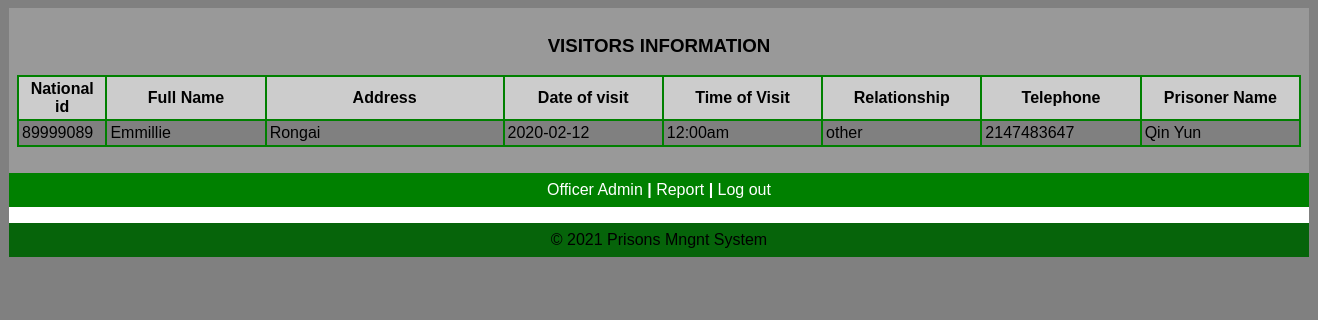
The app's page /admin/viewvis.php with its own data.
### tables this page shows
CREATE TABLE IF NOT EXISTS `visitor` (
  `id` int(12) NOT NULL COMMENT 'national id',
  `fullname` varchar(25) NOT NULL,
  `address` varchar(25) NOT NULL,
  `dateofvisit` varchar(25) NOT NULL,
  `timein` varchar(24) NOT NULL,
  `timeout` varchar(23) NOT NULL,
  `relationship` varchar(25) NOT NULL,
  `telephone` int(13) NOT NULL,
  `prisoner` varchar(25) NOT NULL,
  PRIMARY KEY (`id`)
);

### admin/viewvis.php (the view, shortened to what this page needs)
<html>
<head>
   <link rel="stylesheet" media="screen" href="login.css" >
</head>
<body>
	<table align='center' border='0' bgcolor='green' width='1300' cellpadding='8' cellspacing='0' height='200'>
          <tr>
            <td bgcolor='#999999' valign='center'>
<?php
$tbl_name="visitor";
$sel= mysql_query("select * from $tbl_name ORDER BY id DESC LIMIT 0,7");
echo"<table align='center' width='100%' bgcolor='GREEN' border='0' bgcolor='green' cellpadding='3' cellspacing='2' bgcolor='silver'>
<caption><h3>VISITORS INFORMATION</h3></caption>
<tr bgcolor='#CCCCCC'>
<th width='3%'>National id</th>
<th width='10%'>Full Name</th>
<th width='15%'>Address</th>
<th width='10%'>Date of visit</th>
<th width='10%'>Time of Visit</th>
<th width='10%'>Relationship</th>
<th width='10%'>Telephone</th>
<th width='3%'>Prisoner Name</th>
</tr>";
   while($row=mysql_fetch_array ($sel))
{
echo "<tr bgcolor='grey'>";
echo  "<td width='3%'>".$row ['id']."</td>";
echo  "<td width='7%'>".$row ['fullname']."</td>";
echo  "<td width='10%'>".$row ['address']."</td>";
echo  "<td width='10%'>".$row ['dateofvisit']. "</td>";
echo  "<td width='10%'>".$row ['timein']. "</td>";
echo  "<td width='10%'>".$row ['relationship']."</td>";
echo  "<td width='3%'>" .$row ['telephone']."</td>";
echo  "<td width='10%'>".$row ['prisoner']."</td>";
echo "</tr>";
}
echo"</table>";
?>
<br/>
			</td>
          </tr>
          <tr>
			<td align="center" bgcolor='green'><a href="adminpanel.php" target="_parent">Officer Admin <b>|</b></a>
      <a href="visitorep.php" target="_parent">Report <b>|</b></a>
			<a href="index.php" target="_parent">Log out</a></td>
          </tr>
          <tr>
            <td align='center' bgcolor='white' height='1'>
					<?php
           include("footer.php");
                ?>
            </td>
          </tr>
	</table>
</body>
</head>
</html>

### admin/login.css (style rules this page uses)
body { font: 14px/21px "Lucida Sans", "Lucida Grande", "Lucida Sans Unicode", sans-serif;background:gray; }
a { color:#fff; text-decoration:none; }

### records on screen
visitor: id "89999089", fullname "Emmillie", address "Rongai", dateofvisit "2020-02-12", timein "12:00am", relationship "other", telephone "2147483647", prisoner "Qin Yun"
